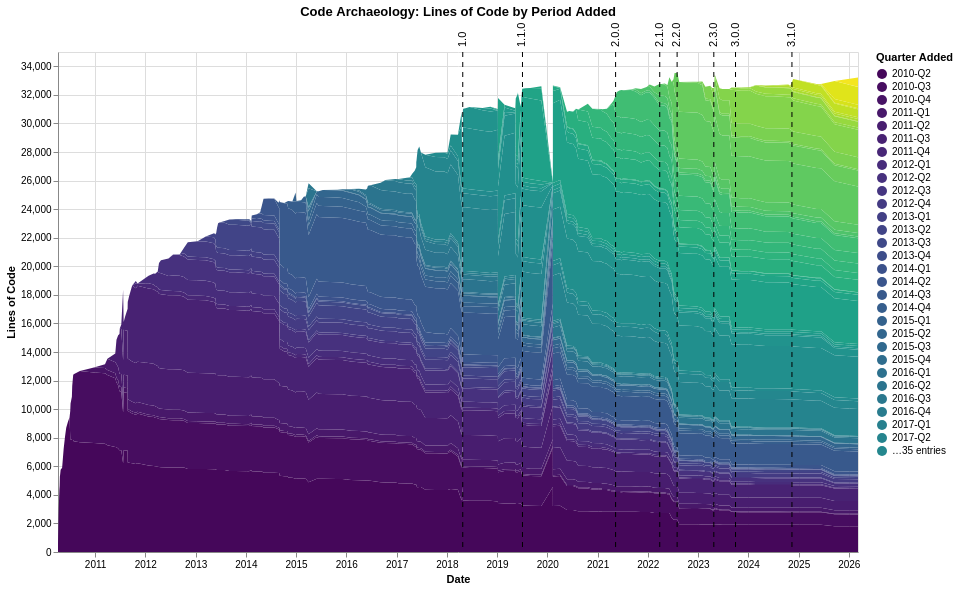

Specify this chart in Vega-Lite:
### Vega-Lite specification from a JSON file in a GitHub repository (floating-point values rounded to 4 significant figures; data arrays with more than 128 entries replaced by an {"elided": "..."} marker saying what was removed)
{"$schema": "https://vega.github.io/schema/vega-lite/v6.1.0.json", "config": {"view": {"continuousHeight": 300, "continuousWidth": 300}}, "datasets": {"data-0bddb53afabba38b152002121b46cf79": {"elided": "5528 records"}, "data-4d5147a168b77c85fd5f84951368c4f0": [{"datetime": "2018-04-26T20:12:52", "version": "1.0"}, {"datetime": "2019-07-04T23:19:19", "version": "1.1.0"}, {"datetime": "2021-05-11T21:46:04", "version": "2.0.0"}, {"datetime": "2022-03-28T19:15:12", "version": "2.1.0"}, {"datetime": "2022-08-02T00:14:07", "version": "2.2.0"}, {"datetime": "2023-04-25T18:41:55", "version": "2.3.0"}, {"datetime": "2023-09-30T14:36:10", "version": "3.0.0"}, {"datetime": "2024-11-13T18:24:36", "version": "3.1.0"}]}, "height": 500, "layer": [{"data": {"name": "data-0bddb53afabba38b152002121b46cf79"}, "encoding": {"color": {"field": "period", "scale": {"scheme": "viridis"}, "title": "Quarter Added", "type": "ordinal"}, "order": {"field": "period", "sort": "ascending", "type": "ordinal"}, "tooltip": [{"field": "commit_date", "type": "temporal"}, {"field": "period", "type": "ordinal"}, {"field": "line_count", "type": "quantitative"}], "x": {"field": "commit_date", "title": "Date", "type": "temporal"}, "y": {"field": "line_count", "title": "Lines of Code", "type": "quantitative"}}, "mark": {"type": "area"}}, {"data": {"name": "data-4d5147a168b77c85fd5f84951368c4f0"}, "encoding": {"tooltip": [{"field": "version", "type": "nominal"}, {"field": "datetime", "type": "temporal"}], "x": {"field": "datetime", "title": "Date", "type": "temporal"}}, "mark": {"strokeDash": [5, 5], "type": "rule"}}, {"data": {"name": "data-4d5147a168b77c85fd5f84951368c4f0"}, "encoding": {"text": {"field": "version", "type": "nominal"}, "x": {"field": "datetime", "type": "temporal"}, "y": {"value": 10}}, "mark": {"align": "left", "angle": 270, "dx": 15, "dy": 0, "type": "text"}}], "title": "Code Archaeology: Lines of Code by Period Added", "width": 800}
